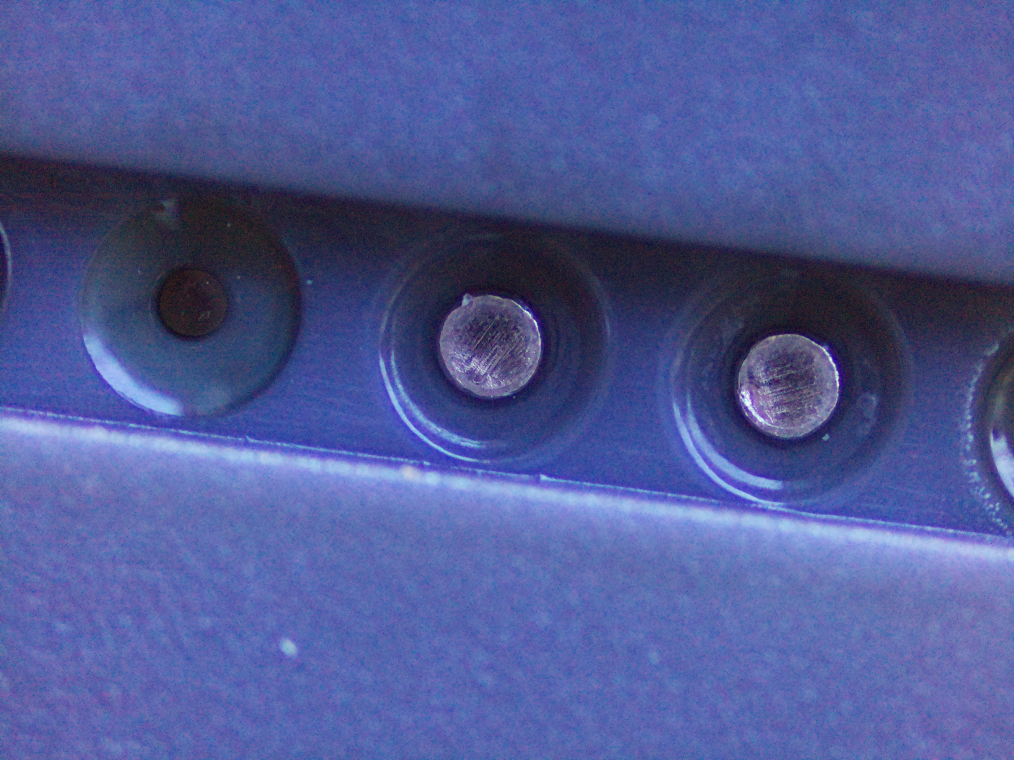
#> input picture prototyping/pic2.jpeg, 4056 x 3040 px (shown at 1/4 size)
$ python difference_of_gaussians.py pic2.jpeg
#> lines starting #> are read from the running program, lines starting #| are printed output that depends on the picture
#!/usr/bin/env python3

from pathlib import Path
import sys

import cv2
import numpy as np


def main():
    img = cv2.imread(sys.argv[1])
#> img is the input picture: shape (3040, 4056, 3); mean B, G, R 151.2, 90.1, 79.2
    img_path = Path(sys.argv[1])
    # img = cv2.resize(img, (600, 360))


    gray = cv2.cvtColor(img, cv2.COLOR_BGR2GRAY)
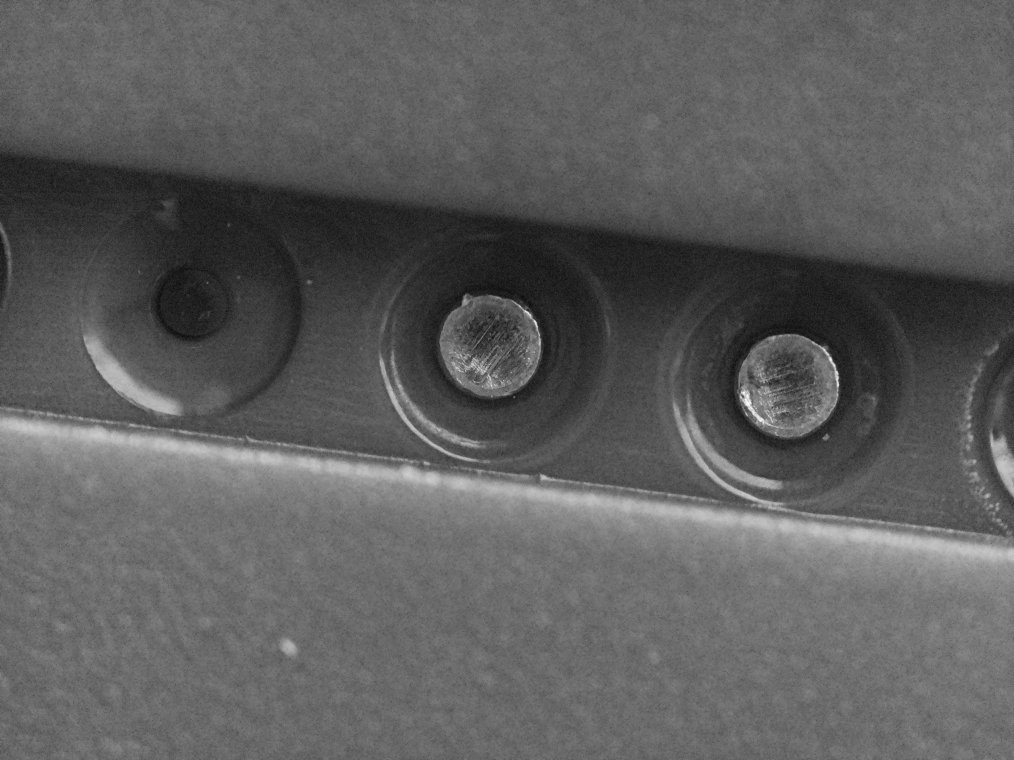
#> gray: shape (3040, 4056) (shown at 1/4 size); min 1, max 253, mean 93.8
    gray = np.float32(gray)

    low_sigma = cv2.GaussianBlur(gray,(3,3),0.1)
    high_sigma = cv2.GaussianBlur(gray,(5,5),0.4)
    difference_of_gaussians = low_sigma - high_sigma
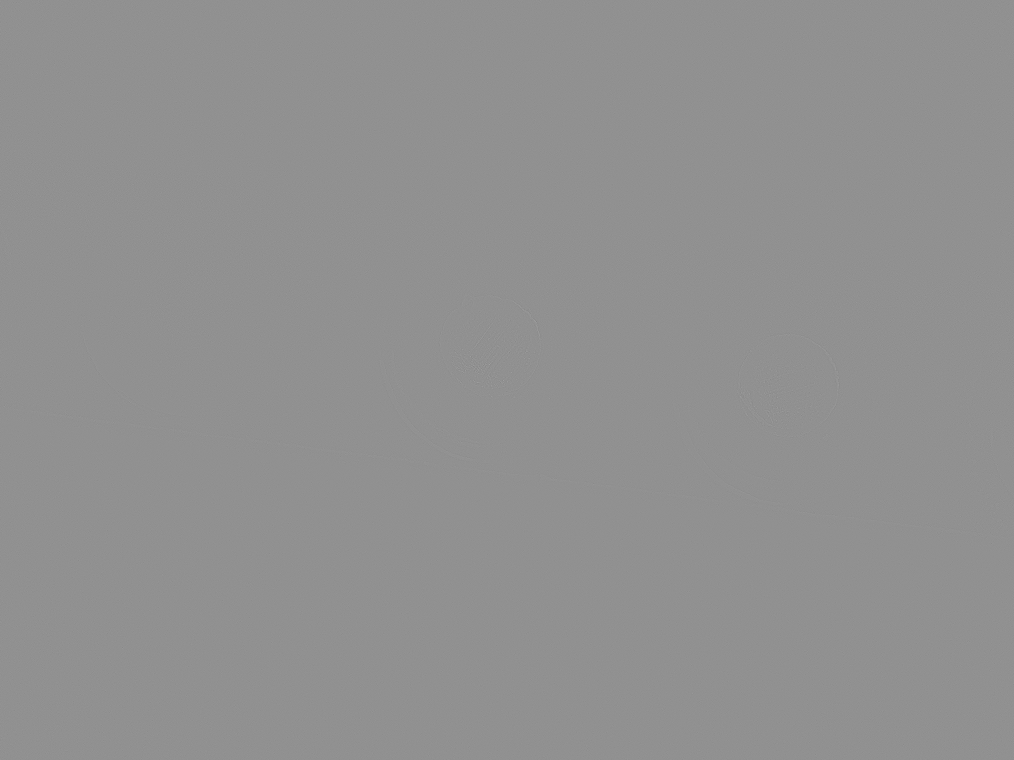
#> difference_of_gaussians: shape (3040, 4056) float32 (shown at 1/4 size); min -12.67, max 9.61, mean -1.15e-05; drawn with min black and max white

    thresh = 0.2
    difference_of_gaussians[difference_of_gaussians < thresh * difference_of_gaussians.max()] = 0
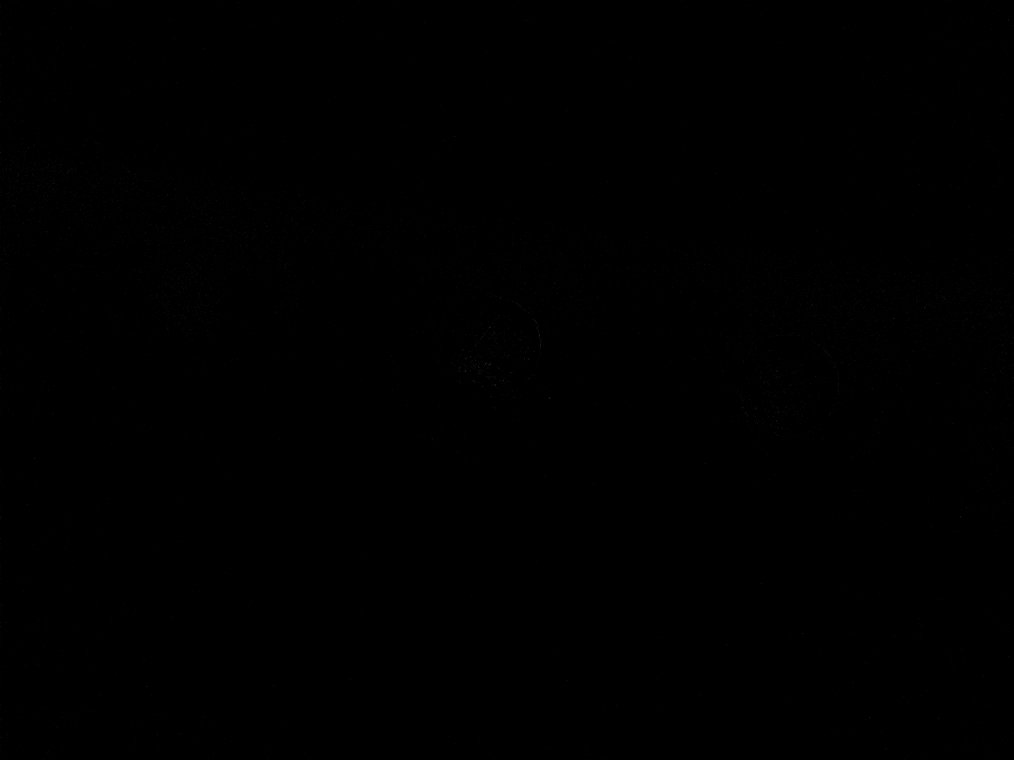
#> difference_of_gaussians: shape (3040, 4056) float32 (shown at 1/4 size); min 0, max 9.61, mean 0.00376; drawn with min black and max white
    difference_of_gaussians[difference_of_gaussians >= thresh * difference_of_gaussians.max()] = 255
#> difference_of_gaussians: shape (3040, 4056) float32; 0.16% white in thin lines or dots

    cv2.imshow('Gaussians', difference_of_gaussians)

    # cv2.imshow('Result', img)
    cv2.imwrite((img_path.parent / (img_path.stem +
                "_processed" + img_path.suffix)).as_posix(), difference_of_gaussians)
    cv2.waitKey(0)
    cv2.destroyAllWindows()


if __name__ == "__main__":
    main()
